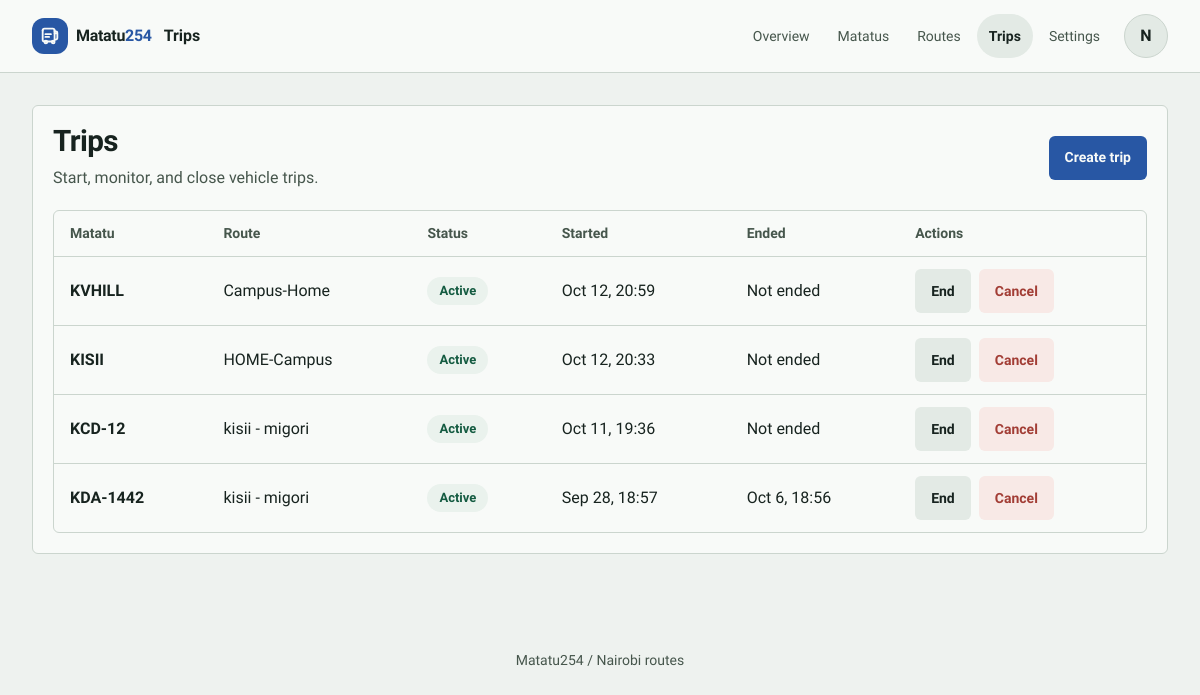
The page /management/trips/ (signed in) on the database its author committed.
### accounts/models.py (models this page shows, shortened)
class User(AbstractUser):
  PASSANGER = 'PASSANGER'
  CONDUCTOR = 'CONDUCTOR'
  ADMIN = 'ADMIN'
  ROLE_CHOICES = [
    (PASSANGER, 'Passenger'),
    (CONDUCTOR, 'Conductor'),
    (ADMIN, 'Admin')
  ]
  phone_number = models.CharField(max_length=15, unique=True, blank=True, null=True)
  profile_image = models.ImageField(upload_to='profile_images/%Y/%m/', blank=True)
  role = models.CharField(max_length=20, choices=ROLE_CHOICES, default=PASSANGER)
  matatu = models.ForeignKey(
    'fleet.Matatu',
    on_delete=models.SET_NULL,
    null=True,
    blank=True,
    related_name='conductor',
    help_text='Matatu assigned to this conductor (1:1 per MVP)'
  )
  created_at = models.DateTimeField(auto_now_add=True)
  updated_at = models.DateTimeField(auto_now=True)

### trips/models.py (models this page shows, shortened)
class ActiveTrip(models.Model):
  class Status(models.TextChoices):
    CREATED = "created", "Created"
    ACTIVE = "active", "Active"
    COMPLETED = "completed", "Completed"
    CANCELLED = "cancelled", "Cancelled"
  matatu = models.ForeignKey(Matatu, on_delete=models.CASCADE)
  route = models.ForeignKey(Route, on_delete=models.CASCADE)
  start_time = models.DateTimeField(auto_now_add=True)
  end_time = models.DateTimeField(null=True, blank=True)
  status = models.CharField(
    max_length=9,
    choices=Status.choices,
    default=Status.CREATED,
  )
  current_latitude = models.DecimalField(
      max_digits=9, decimal_places=6, null=True, blank=True
  )
  current_longitude = models.DecimalField(
      max_digits=9, decimal_places=6, null=True, blank=True
  )
  last_ping_at = models.DateTimeField(null=True, blank=True)

### fleet/models.py (models this page shows, shortened)
class Matatu(models.Model):
	registration_number = models.CharField(max_length=20, unique=True)
	operator = models.CharField(max_length=255)
	owner = models.ForeignKey(settings.AUTH_USER_MODEL, on_delete=models.CASCADE, related_name="matatus", null=True, blank=True)
	created_at = models.DateTimeField(auto_now_add=True)

### r_outes/models.py (models this page shows, shortened)
class Route(models.Model):
    name = models.CharField(max_length=100, unique=True)
    description = models.TextField(max_length=150, blank=True)

### management/views.py (the view)
# urls.py: path("trips/", views.trip_list, name="trip-list"),
@login_required
@user_passes_test(is_admin)
def trip_list(request):
    trips = ActiveTrip.objects.select_related('matatu', 'route').order_by('-start_time')
    return render(request, "management/trip_list.html", {'trips': trips})

### management/views.py (called while the page is built)
def is_admin(user):
    return user.is_authenticated and user.role == 'ADMIN'

### management/templates/management/trip_list.html (shortened to what this page needs)
{% extends 'base.html' %}
{% block app_title %}Trips{% endblock %}
{% block content %}
<section class="page-shell admin-list">
  <header class="page-heading"><div><h1>Trips</h1><p>Start, monitor, and close vehicle trips.</p></div><a class="btn btn-primary" href="{% url 'management:trip-create' %}">Create trip</a></header>
  {% if trips %}
    <div class="surface table-wrap"><table><thead><tr><th>Matatu</th><th>Route</th><th>Status</th><th>Started</th><th>Ended</th><th>Actions</th></tr></thead><tbody>
      {% for trip in trips %}<tr>
        <td><strong>{{ trip.matatu.registration_number }}</strong></td><td>{{ trip.route.name }}</td>
        <td><span class="badge{% if trip.status == 'active' %} badge-success{% elif trip.status == 'cancelled' %} badge-error{% elif trip.status == 'created' %} badge-warning{% endif %}">{{ trip.get_status_display }}</span></td>
        <td>{{ trip.start_time|date:'M j, H:i'|default:'Not started' }}</td><td>{{ trip.end_time|date:'M j, H:i'|default:'Not ended' }}</td>
        <td><div class="table-actions">
          {% if trip.status == 'created' %}<form method="post" action="{% url 'management:trip-start' trip.pk %}">{% csrf_token %}<button class="btn btn-primary btn-sm" type="submit">Start</button></form><form method="post" action="{% url 'management:trip-cancel' trip.pk %}" data-confirm="Cancel this trip?">{% csrf_token %}<button class="btn btn-danger btn-sm" type="submit">Cancel</button></form>
          {% elif trip.status == 'active' %}<form method="post" action="{% url 'management:trip-end' trip.pk %}" data-confirm="End this trip and close its passenger journeys?">{% csrf_token %}<button class="btn btn-secondary btn-sm" type="submit">End</button></form><form method="post" action="{% url 'management:trip-cancel' trip.pk %}" data-confirm="Cancel this trip?">{% csrf_token %}<button class="btn btn-danger btn-sm" type="submit">Cancel</button></form>
          {% else %}<span class="muted">No actions</span>{% endif %}
        </div></td>
      </tr>{% endfor %}
    </tbody></table></div>
  {% else %}<div class="surface empty-state"><h2>No trips yet</h2><p>Create a trip after choosing a vehicle and route.</p><a class="btn btn-primary" href="{% url 'management:trip-create' %}">Create trip</a></div>{% endif %}
</section>
{% endblock %}

### templates/base.html (shortened to what this page needs)
<!DOCTYPE html>
<html lang="en" data-theme-mode="light">
<head>
  {% load static %}
  <link rel="stylesheet" href="{% static 'css/tokens.css' %}?v=20261125b">
  <link rel="stylesheet" href="{% static 'css/app.css' %}?v=20261125b">
</head>
<body{% if user.is_authenticated %} class="app-user{% if user.role == 'PASSANGER' %} narrow-shell{% endif %}{% if user.role == 'CONDUCTOR' %} app-conductor{% endif %}"{% endif %}>
  <header class="site-header">
    <div class="site-header-inner">
      <a class="app-brand" href="{% if user.is_authenticated and user.role == 'CONDUCTOR' %}{% url 'conductor:dashboard' %}{% elif user.is_authenticated and user.role == 'ADMIN' %}{% url 'management:dashboard' %}{% elif user.is_authenticated %}{% url 'core:dashboard' %}{% else %}{% url 'core:home' %}{% endif %}" aria-label="Matatu254 home">
        <span class="brand-mark" aria-hidden="true">
        </span>
        <span>Matatu<span class="brand-accent">254</span></span>
      </a>
      <p class="app-title">{% block app_title %}{{ request.resolver_match.url_name|default:'Matatu254'|title }}{% endblock %}</p>
      {% if user.is_authenticated %}
        {% if user.role == 'ADMIN' %}
        <nav class="top-nav" aria-label="Management">
          <a href="{% url 'management:dashboard' %}"{% if request.resolver_match.namespace == 'management' and request.resolver_match.url_name == 'dashboard' %} aria-current="page"{% endif %}>Overview</a>
          <a href="{% url 'management:matatu-list' %}"{% if request.resolver_match.url_name|slice:":6" == 'matatu' %} aria-current="page"{% endif %}>Matatus</a>
          <a href="{% url 'management:route-list' %}"{% if request.resolver_match.url_name|slice:":5" == 'route' or request.resolver_match.url_name|slice:":5" == 'stage' %} aria-current="page"{% endif %}>Routes</a>
          <a href="{% url 'management:trip-list' %}"{% if request.resolver_match.url_name|slice:":4" == 'trip' %} aria-current="page"{% endif %}>Trips</a>
          <a href="{% url 'management:system-config' %}"{% if request.resolver_match.url_name|slice:":13" == 'system-config' %} aria-current="page"{% endif %}>Settings</a>
        </nav>
        {% endif %}
        <a class="header-profile" href="{% url 'accounts:profile' %}" aria-label="Open profile for {{ user.username }}">
          {% if user.profile_image %}
            <img src="{{ user.profile_image.url }}" alt="" width="40" height="40">
          {% else %}
            <span aria-hidden="true">{{ user.first_name|default:user.username|slice:":1"|upper }}</span>
          {% endif %}
        </a>
      {% else %}
        <a class="header-action" href="{% url 'accounts:login' %}">Sign in</a>
      {% endif %}
    </div>
  </header>
  <main class="main" id="main-content">{% block content %}{% endblock %}</main>
  <footer>Matatu254 <span aria-hidden="true">/</span> Nairobi routes</footer>
</body>
</html>

### rows shown on the page
User: first_name "N"
ActiveTrip: matatu.registration_number "KVHILL", route.name "Campus-Home", status "Active", start_time "Oct 12, 20:59", end_time "Not ended", shows "End"
ActiveTrip: matatu.registration_number "KISII", route.name "HOME-Campus", status "Active", start_time "Oct 12, 20:33", end_time "Not ended", shows "End"
ActiveTrip: matatu.registration_number "KCD-12", route.name "kisii - migori", status "Active", start_time "Oct 11, 19:36", end_time "Not ended", shows "End"
ActiveTrip: matatu.registration_number "KDA-1442", route.name "kisii - migori", status "Active", start_time "Sep 28, 18:57", end_time "Oct 6, 18:56", shows "End"
